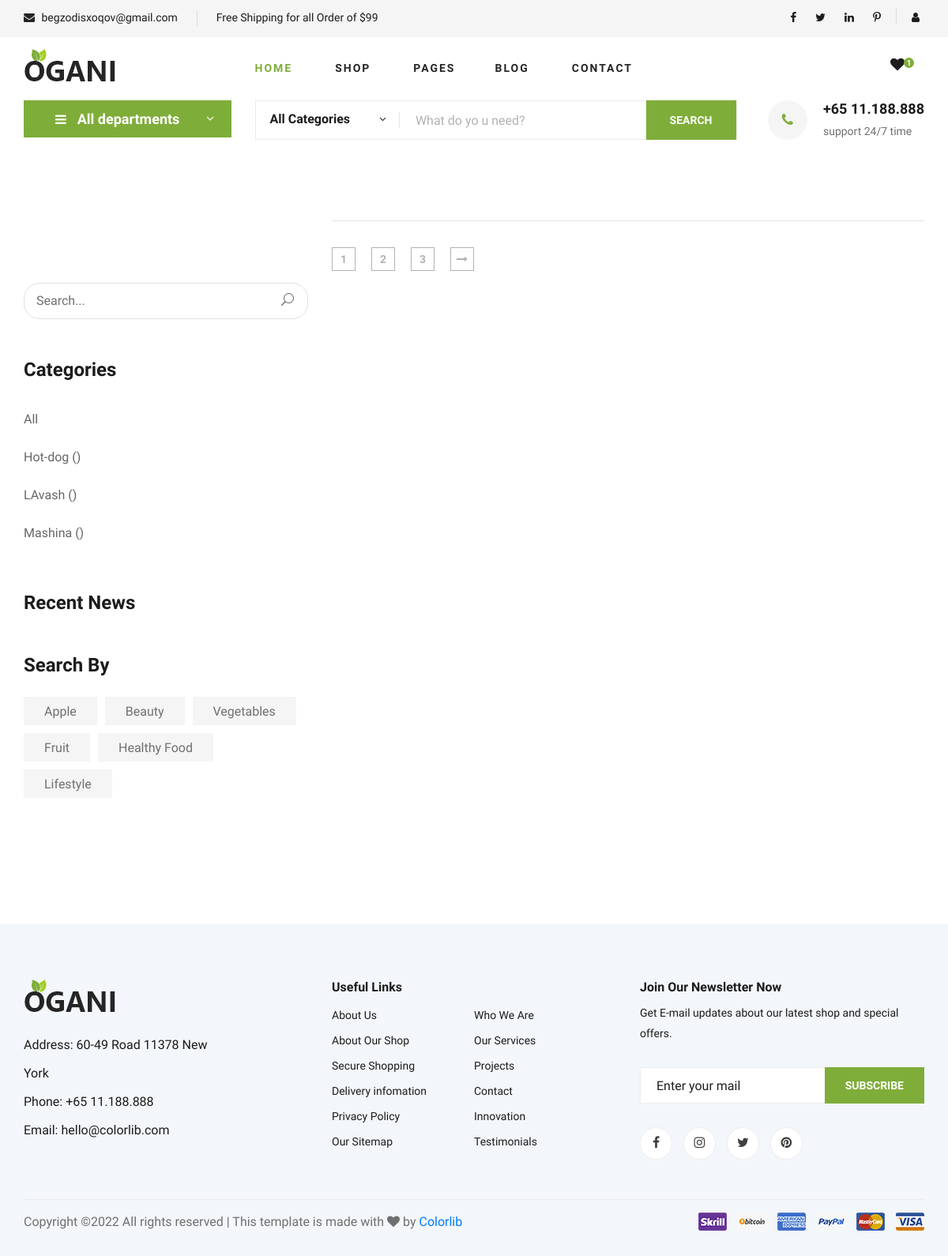
Page /blog/ on the earlier database version.
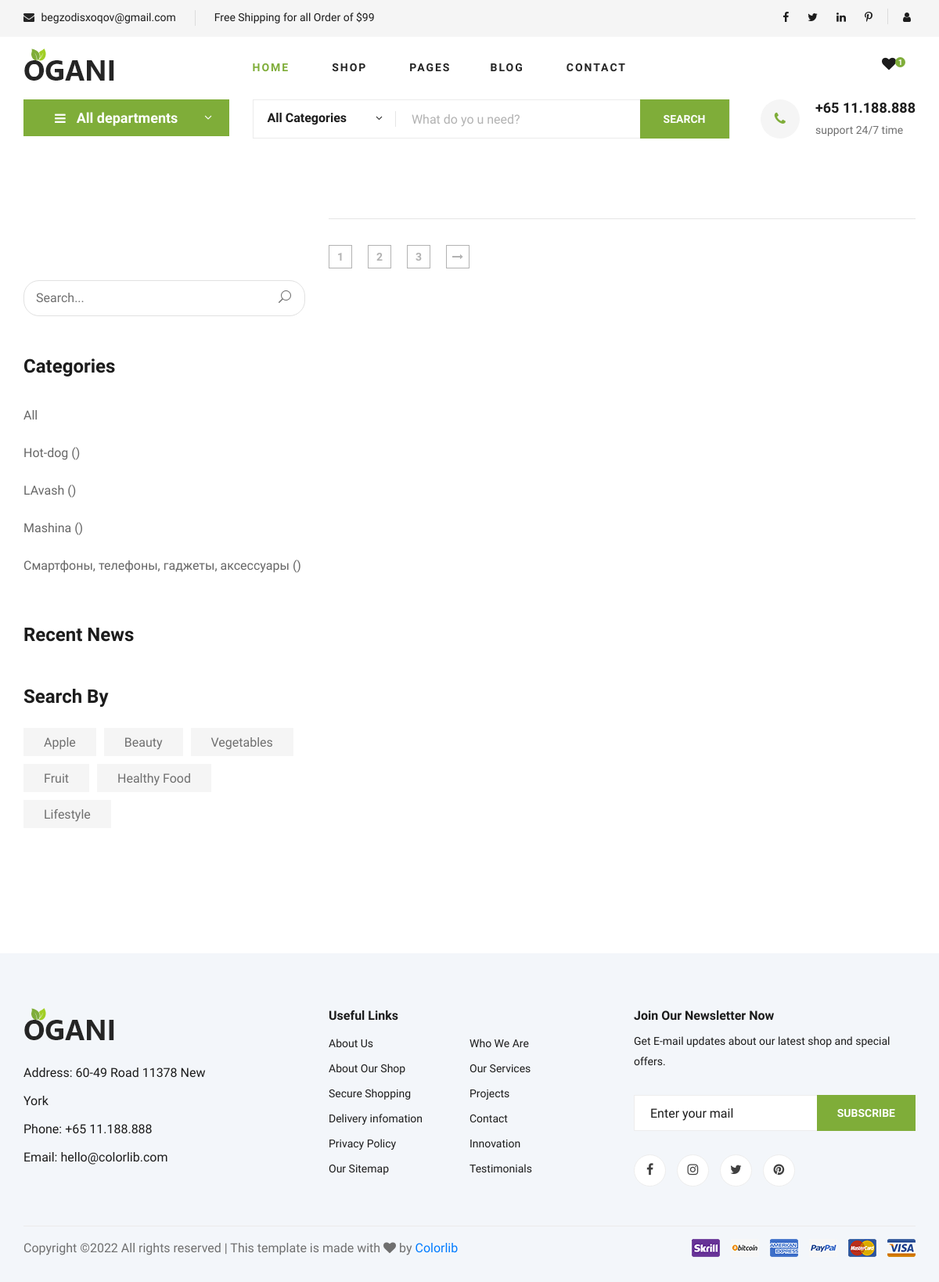
Same page on the later database version.
### categoris/models.py (models this page shows, shortened)
class Category(models.Model):
    image = models.ImageField(upload_to='modelapp/static/image/category/')
    cat_title = models.CharField(max_length=200, null = True, blank = True)

### modelapp/views.py (the view)
# urls.py: path("blog/", blog_view, name="blog"),
def blog_view(request):
    all_category = Category.objects.all()
    new_date = NewDate.objects.all()
    context = {
        "all_category": all_category,
        "new_dates": new_date,
    }
    return render(request, "blog.html", context)

### modelapp/templates/blog.html (shortened to what the changed rows need)
{% extends 'base.html' %}
{% load static %}
{% block content %}
    <section class="blog spad">
        <div class="container">
            <div class="row">
                <div class="col-lg-4 col-md-5">
                    <div class="blog__sidebar">
                        <div class="blog__sidebar__item">
                            <ul>
                                {% for category in all_category %}
                                    <li>
                                        <a href="/categoriy/{{ category.id }}/{{ category.cat_title }}">{{ category.cat_title }}
                                            ()</a>
                                    </li>
                                {% endfor %}
                            </ul>
                        </div>
                    </div>
                </div>
            </div>
        </div>
    </section>
{% endblock content %}

Differences in the rows shown:
added Category: cat_title "Смартфоны, телефоны, гаджеты, аксессуары"
